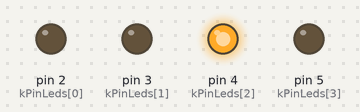
A sketch run on a simulated Arduino Uno, built with avr-gcc and run on an emulated ATmega328P. Shown: output pins drawn as LEDs (lit = HIGH).

Above: at 0.5 s.
At 0.8 s:
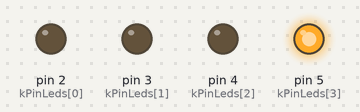
At 1.9 s:
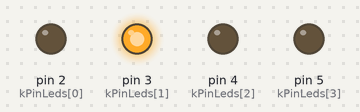
At 3.2 s:
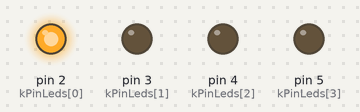
Timing chart, 0 to 3.7 s (numbered marks = the images above):
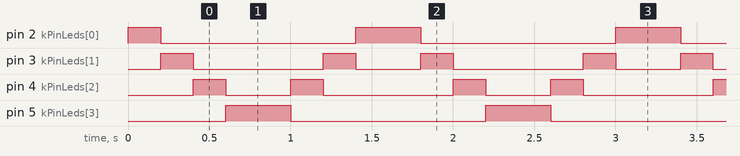

Measured:
- by itself, pin 2 (kPinLeds[0]): repeats every 1.6 s: LOW 1.2 s, HIGH 0.40 s
- by itself, pin 3 (kPinLeds[1]): repeats every 1.6 s: LOW 0.80 s, HIGH 0.20 s, LOW 0.40 s, HIGH 0.20 s
- by itself, pin 4 (kPinLeds[2]): repeats every 1.6 s: LOW 0.40 s, HIGH 0.20 s, LOW 0.80 s, HIGH 0.20 s
- by itself, pin 5 (kPinLeds[3]): alternates HIGH for 0.40 s and LOW for 1.2 s

The sketch:

Chap2_3.pde
```cpp
const int k_numLEDs = 4;
const int kPinLeds[k_numLEDs] =  {2,3,4,5}; // LEDs connected to pins 2-5

void setup()
{
  for(int i = 0; i < k_numLEDs; i++){
    pinMode(kPinLeds[i], OUTPUT);
  }
}

void loop()
{
  for(int i = 0; i < k_numLEDs; i++){
    digitalWrite(kPinLeds[i], HIGH);
    delay(200);
    digitalWrite(kPinLeds[i], LOW);
  }
  for(int i = k_numLEDs; i > 0; i--){
    digitalWrite(kPinLeds[i - 1], HIGH);
    delay(200);
    digitalWrite(kPinLeds[i - 1], LOW);
  }
}
```
